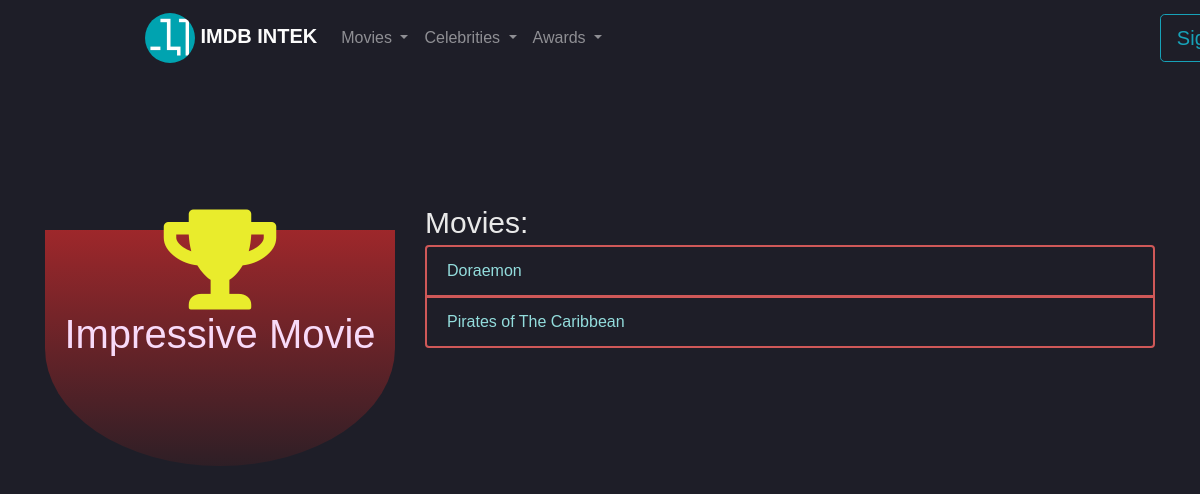
/award/6/, run on the app's committed database.
### awards/models.py (models this page shows, shortened)
class Award(models.Model):
    KIND_CHOICES = (
        ('Celeb', 'Celeb'),
        ('Movie', 'Movie'),
    )
    name = models.CharField(max_length=100)
    kind = models.CharField(max_length=5, choices=KIND_CHOICES)
    date = models.DateTimeField(null=True)
    movies = models.ManyToManyField(Movie)
    celebs = models.ManyToManyField(Celeb)
    class Meta:
        unique_together = ('name', 'kind')

### movies/models.py (models this page shows, shortened)
class Movie(models.Model):
   title = models.CharField(max_length=100)
   description = models.CharField(max_length=500, default="")
   category = models.ForeignKey(Category, on_delete=models.CASCADE)
   release_date = models.DateTimeField()
   logo = models.CharField(max_length=200, null=True, blank=True)
   trailer = models.CharField(max_length=200, blank=True)
   celebs = models.ManyToManyField(Celeb, blank=True)
   class Meta:
       ordering = ('title', )

### awards/views.py (the view)
# urls.py: path('<int:award_id>/', views.award_detail, name='award_detail'),
def award_detail(request, award_id):
    award = get_object_or_404(Award, id=award_id)
    return render(request, 'awards/detail.html', {'award': award})

### awards/templates/awards/detail.html (shortened to what this page needs)
{% extends 'base_navbar.html' %}
{% load static %}
{% block styling %}
    {{ block.super }}
    <link rel="stylesheet"
    href="https://use.fontawesome.com/releases/v5.7.2/css/all.css"
>
    <link rel="stylesheet" href="{% static 'awards/detail.css' %}">
{% endblock %}
{% block content %}
  <section class="awards" style="margin-top: 200px;">
    <div class="container">
        <div class="row">
            <div class="col-lg-4">
                <div class="box-part text-center">
                    {% if award.kind == "Movie" %}
                        <i class="fas fa-trophy trophy" ></i>
                    {% else %}
                        <i class="fas fa-award trophy"></i>
                    {% endif %}
                    <h1 style="color:rgb(248, 218, 248)" >{{ award.name }}</h1>
                 </div>
            </div>
            <div class="col">
                <div class="title">
                        <a href="{% url 'movie' %}" >Movies:</a>
                </div>
                <ul class="list-group">
                {% for movie in award.movies.all %}
                <li class="list-group-item movie-item">
                    <a href="{% url 'movie_detail' movie.id %}" >{{ movie.title }}</a>
                </li>
                {% endfor %}
                </ul>
            </div>
       </div>
   </div>
</section>
{% endblock %} -->

### static/styles/styles.css (style rules this page uses)
* { margin: 0; padding: 0; }
body { background:rgb(30,30,40); font-family: arial, verdana, tahoma; }

### awards/static/awards/detail.css (style rules this page uses)
.title a { color: rgb(233, 233, 233); font-family: Verdana, sans-serif; font-size: 30px; }
.trophy { margin-top: 0px; font-size: 100px; margin-top: -20px; color: #e9ec2c }
.movie-item { display: block; background-color: transparent; border-color: #cf5858; border-width: 2px; }
.movie-item a { color: rgb(147, 221, 221); }
.box-part { background: linear-gradient(#df2c2ca9,#57202048); color: antiquewhite; padding-bottom: 100px; margin:30px 0px; border-radius: 0% 0% 50% 50%; }

### data on the page
Award: name "Impressive Movie"
Movie: title "Doraemon"
Movie: title "Pirates of The Caribbean"
